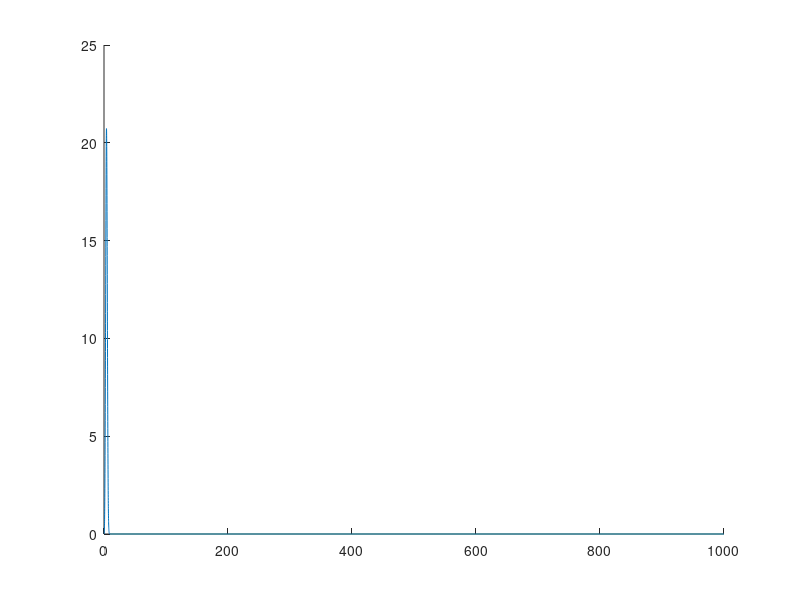

Write the MATLAB code that produced this figure. (Note: this script raises an error after producing the figure.)
clear

%% Setup Parameters
srate = 1000;           % in Hz
npnts = 20000;

hz = linspace(0,srate,npnts);

% Frequency parameters for Morse
min_freq = 4; % Hz
max_freq = 35; % Hz
num_freq = 40; % count
frex = logspace(log10(min_freq),log10(max_freq),num_freq);

% Define complete frequency range
freq_all=[0:npnts/2,-npnts/2+1:-1]'*(srate/npnts);
% Apply heaviside function, only positive frequencies, first (T/2)+1 pts.
freq=freq_all(find(freq_all>=0));

g = 3;
b = 3;

Wbg = (b/g)^(1/g); % maximum value at the peak frequency

% Normalisation factor (Olhede & Walden, 2002, P2666, k=0)
r=(2*b+1)/g;
A=sqrt(pi*g*2^r*exp(-gammaln(r)));

%% Morse Wavelet

for i = 1:num_freq

    a = Wbg/(frex(i)*2*pi);
    fa  = a*freq;        
    wa = (2*pi*fa)';
    %wa = [wa,zeros(1,npnts/2-1)];

    % Normalisation factor for unit energy at each scale
    scale_fac=sqrt(srate*a);


    % Generate normalised, scaled wavelet (Olhede & Walden, 2002, P2666, (10), k=0)
    awt = scale_fac*sqrt(2)*A*wa.^b.*(exp(-wa.^g));
    awt = [awt,zeros(1,npnts/2-1)];

    %Plotting

    figure(15), hold on
    plot(hz,awt);
    title("Freq Domain Morse Wavelet: β = " + b + " & γ = " + g)
    xlabel("Hz")
end
